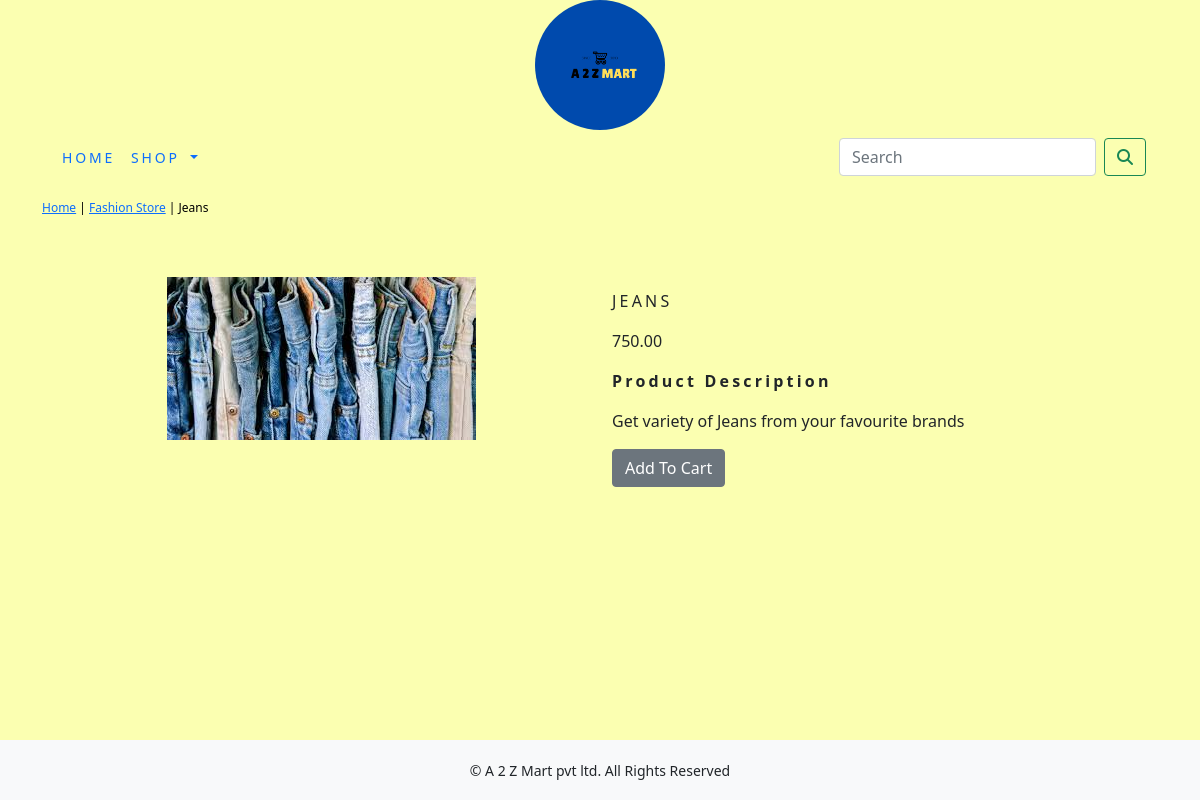
Page /ecommerce/fashion-store/jeans/ on the committed database.
### ecommerceapp/models.py (models this page shows, shortened)
class Product(models.Model):
    name = models.CharField(max_length=250, unique=True)
    slug = models.SlugField(max_length=250, unique=True)
    description = models.TextField(blank=True)
    price = models.DecimalField(max_digits=10, decimal_places=2)
    category = models.ForeignKey(Category, on_delete=models.CASCADE)
    image = models.ImageField(upload_to='product', blank=True)
    stock = models.IntegerField()
    available = models.BooleanField(default=True)
    created = models.DateTimeField(auto_now_add=True)
    updated = models.DateTimeField(auto_now=True)
    class Meta:
        ordering = ('name',)
        verbose_name = 'product'
        verbose_name_plural = 'products'

class Category(models.Model):
    name = models.CharField(max_length=250, unique=True)
    slug = models.SlugField(max_length=250, unique=True)
    description = models.TextField(blank=True)
    image = models.ImageField(upload_to='category', blank=True)
    class Meta:
        ordering = ('name',)
        verbose_name = 'category'
        verbose_name_plural = 'categories'
    def get_url(self):
        return reverse('ecommerceapp:products_by_category', args=[self.slug])
    def __str__(self):
        return '{}'.format(self.name)

### ecommerceapp/views.py (the view)
# urls.py: path('<slug:c_slug>/<slug:product_slug>/', views.proDetail,name='prodCatDetail'),
def proDetail(request, c_slug, product_slug):
    try:
        product = Product.objects.get(category__slug=c_slug, slug=product_slug)
    except Exception as e:
        raise e
    return render(request, 'product.html', {'product':product})

### cart/context_processors.py (called while the page is built)
def counter(request):
    item_count=0
    if 'admin' in request.path:
        return{}
    else:
        try:
            cart=Cart.objects.filter(cart_id=_cart_id(request))
            cart_items=CartItem.objects.all().filter(cart=cart[:1])
            for cart_item in cart_items:
                item_count += cart_item.quantity
        except Cart.DoesNotExist:
            item_count=0
    return dict(item_count=item_count)

### cart/views.py (called while the page is built)
def _cart_id(request):
    cart=request.session.session_key
    if not cart:
        cart = request.session.create()
    return cart

### ecommerceapp/context_processors.py (called while the page is built)
def menu_links(request):
    links=Category.objects.all()
    return dict(links=links)

### templates/product.html (shortened to what this page needs)
{% extends 'base.html' %}
{% load static %}
{% block content %}
<div class="row my_prod_row_class">
  <div class="mx-auto">
    <p><a href="{% url 'ecommerceapp:allProdCat' %}">Home</a> | <a href="{{product.category.get_url}}">{{product.category}}</a> | {{product.name}} </p>
  </div>
</div>
<div class="container">
<br>
<div class="row">
    <div class="col-12 col-sm-12 col-md-12 col-lg-6 text-center">
        <div style="min-width:18rem">
            <img src="{{product.image.url}}" alt="{{roduct.name}}">
        </div>
    </div>
        <div class="col-12 col-sm-12 col-md-12 col-lg-6">
            <div>
                <h1 class="my_prod_title">{{product.name}}</h1>
                <p>{{product.price}}</p>
                <p class="my_title">Product Description</p>
                <p class="text-justify my_prod_text">{{product.description}}</p>
                {% if product.stock <= 0 %}
                <p class="text-justify my_prod_text"><b>OUT OF STOCK</b></p>
                {% else %}
                <a class="btn btn-secondary" href="{% url 'cart:add_cart' product.id %}">Add To Cart</a>
                {% endif %}
            </div>
        </div>
    </div>
</div>
<br>
{% endblock %}

### static/css/custom.css (style rules this page uses)
body { font-family: 'Roboto', sans-serif; }
.my_title { font-weight:600; font-size:16px; text_transform:uppercase; letter-spacing:.2em; }
.my_prod_row_class { padding-top:15px; padding-bottom:20px; }
.my_prod_row_class .mx-auto { color:#000; font-size:12px; text-decoration: none; }
.my_prod_title { font-size:16px; text-transform:uppercase; letter-spacing:0.2em; padding-top:15px; padding-bottom:10px; }
.my_prod_text { padding-right:20px; }

### rows in the picture
Product: category "Fashion Store", name "Jeans", image (picture), name "JEANS", price "750.00", description "Get variety of Jeans from your favourite brands"
